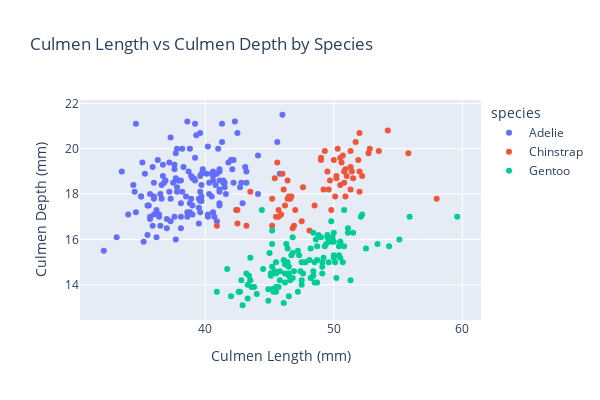

Notebook code cell kept with this figure:
### Code cell
fig = px.scatter(
    df,
    x='culmen_length_mm',  # X-axis
    y='culmen_depth_mm',   # Y-axis
    color='species',       # Color by species
    title='Culmen Length vs Culmen Depth by Species',
    labels={
        'culmen_length_mm': 'Culmen Length (mm)',
        'culmen_depth_mm': 'Culmen Depth (mm)'
    }
)

# Update layout for better readability
fig.update_layout(
    width=600,  # Set width of the figure
    height=400  # Set height of the figure
)

# Show the plot
fig.show()

### Figure 1 — Plotly figure (JSON) as saved in the notebook; plotly's stock layout.template omitted (floating-point values rounded to 4 significant figures; data arrays with more than 128 entries replaced by an {"elided": "..."} marker saying what was removed)
{"data": [{"hovertemplate": "species=Adelie<br>Culmen Length (mm)=%{x}<br>Culmen Depth (mm)=%{y}<extra></extra>", "legendgroup": "Adelie", "marker": {"color": "#636efa", "symbol": "circle"}, "mode": "markers", "name": "Adelie", "orientation": "v", "showlegend": true, "type": "scatter", "x": {"elided": "146 float values"}, "xaxis": "x", "y": {"elided": "146 float values"}, "yaxis": "y"}, {"hovertemplate": "species=Chinstrap<br>Culmen Length (mm)=%{x}<br>Culmen Depth (mm)=%{y}<extra></extra>", "legendgroup": "Chinstrap", "marker": {"color": "#EF553B", "symbol": "circle"}, "mode": "markers", "name": "Chinstrap", "orientation": "v", "showlegend": true, "type": "scatter", "x": [46.5, 50, 51.3, 45.4, 52.7, 45.2, 46.1, 51.3, 46, 51.3, 46.6, 51.7, 47, 52, 45.9, 50.5, 50.3, 58, 46.4, 49.2, 42.4, 48.5, 43.2, 50.6, 46.7, 52, 50.5, 49.5, 46.4, 52.8, 40.9, 54.2, 42.5, 51, 49.7, 47.5, 47.6, 52, 46.9, 53.5, 49, 46.2, 50.9, 45.5, 50.9, 50.8, 50.1, 49, 51.5, 49.8, 48.1, 51.4, 45.7, 50.7, 42.5, 52.2, 45.2, 49.3, 50.2, 45.6, 51.9, 46.8, 45.7, 55.8, 43.5, 49.6, 50.8, 50.2], "xaxis": "x", "y": [17.9, 19.5, 19.2, 18.7, 19.8, 17.8, 18.2, 18.2, 18.9, 19.9, 17.8, 20.3, 17.3, 18.1, 17.1, 19.6, 20, 17.8, 18.6, 18.2, 17.3, 17.5, 16.6, 19.4, 17.9, 19, 18.4, 19, 17.8, 20, 16.6, 20.8, 16.7, 18.8, 18.6, 16.8, 18.3, 20.7, 16.6, 19.9, 19.5, 17.5, 19.1, 17, 17.9, 18.5, 17.9, 19.6, 18.7, 17.3, 16.4, 19, 17.3, 19.7, 17.3, 18.8, 16.6, 19.9, 18.8, 19.4, 19.5, 16.5, 17, 19.8, 18.1, 18.2, 19, 18.7], "yaxis": "y"}, {"hovertemplate": "species=Gentoo<br>Culmen Length (mm)=%{x}<br>Culmen Depth (mm)=%{y}<extra></extra>", "legendgroup": "Gentoo", "marker": {"color": "#00cc96", "symbol": "circle"}, "mode": "markers", "name": "Gentoo", "orientation": "v", "showlegend": true, "type": "scatter", "x": [46.1, 50, 48.7, 50, 47.6, 46.5, 45.4, 46.7, 43.3, 46.8, 40.9, 49, 45.5, 48.4, 45.8, 49.3, 42, 49.2, 46.2, 48.7, 50.2, 45.1, 46.5, 46.3, 42.9, 46.1, 47.8, 48.2, 50, 47.3, 42.8, 45.1, 59.6, 49.1, 48.4, 42.6, 44.4, 44, 48.7, 42.7, 49.6, 45.3, 49.6, 50.5, 43.6, 45.5, 50.5, 44.9, 45.2, 46.6, 48.5, 45.1, 50.1, 46.5, 45, 43.8, 45.5, 43.2, 50.4, 45.3, 46.2, 45.7, 54.3, 45.8, 49.8, 49.5, 43.5, 50.7, 47.7, 46.4, 48.2, 46.5, 46.4, 48.6, 47.5, 51.1, 45.2, 45.2, 49.1, 52.5, 47.4, 50, 44.9, 50.8, 43.4, 51.3, 47.5, 52.1, 47.5, 52.2, 45.5, 49.5, 44.5, 50.8, 49.4, 46.9, 48.4, 51.1, 48.5, 55.9, 47.2, 49.1, 46.8, 41.7, 53.4, 43.3, 48.1, 50.5, 49.8, 43.5, 51.5, 46.2, 55.1, 48.8, 47.2, 46.8, 50.4, 45.2, 49.9], "xaxis": "x", "y": [13.2, 16.3, 14.1, 15.2, 14.5, 13.5, 14.6, 15.3, 13.4, 15.4, 13.7, 16.1, 13.7, 14.6, 14.6, 15.7, 13.5, 15.2, 14.5, 15.1, 14.3, 14.5, 14.5, 15.8, 13.1, 15.1, 15, 14.3, 15.3, 15.3, 14.2, 14.5, 17, 14.8, 16.3, 13.7, 17.3, 13.6, 15.7, 13.7, 16, 13.7, 15, 15.9, 13.9, 13.9, 15.9, 13.3, 15.8, 14.2, 14.1, 14.4, 15, 14.4, 15.4, 13.9, 15, 14.5, 15.3, 13.8, 14.9, 13.9, 15.7, 14.2, 16.8, 16.2, 14.2, 15, 15, 15.6, 15.6, 14.8, 15, 16, 14.2, 16.3, 13.8, 16.4, 14.5, 15.6, 14.6, 15.9, 13.8, 17.3, 14.4, 14.2, 14, 17, 15, 17.1, 14.5, 16.1, 14.7, 15.7, 15.8, 14.6, 14.4, 16.5, 15, 17, 15.5, 15, 16.1, 14.7, 15.8, 14, 15.1, 15.2, 15.9, 15.2, 16.3, 14.1, 16, 16.2, 13.7, 14.3, 15.7, 14.8, 16.1], "yaxis": "y"}], "layout": {"height": 400, "legend": {"title": {"text": "species"}, "tracegroupgap": 0}, "title": {"text": "Culmen Length vs Culmen Depth by Species"}, "width": 600, "xaxis": {"anchor": "y", "domain": [0, 1], "title": {"text": "Culmen Length (mm)"}}, "yaxis": {"anchor": "x", "domain": [0, 1], "title": {"text": "Culmen Depth (mm)"}}}}
